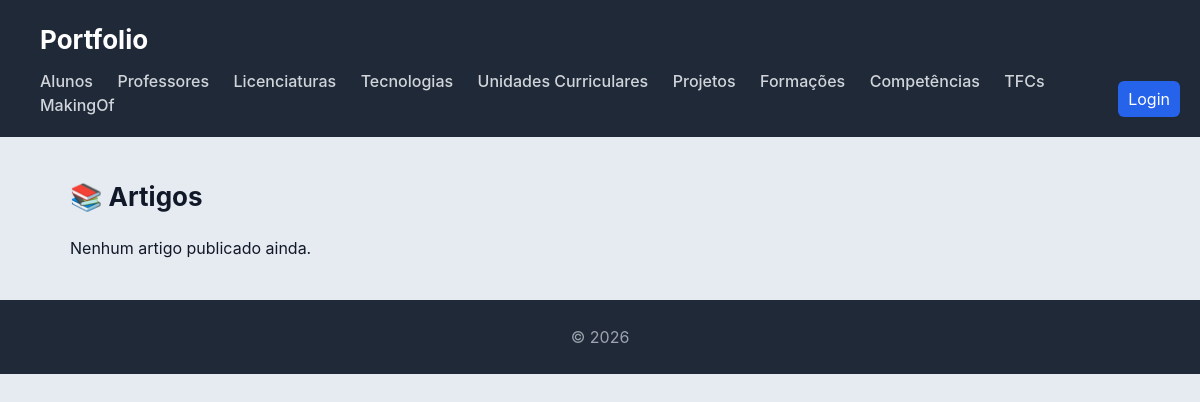
Page /artigos/ on the earlier database version.
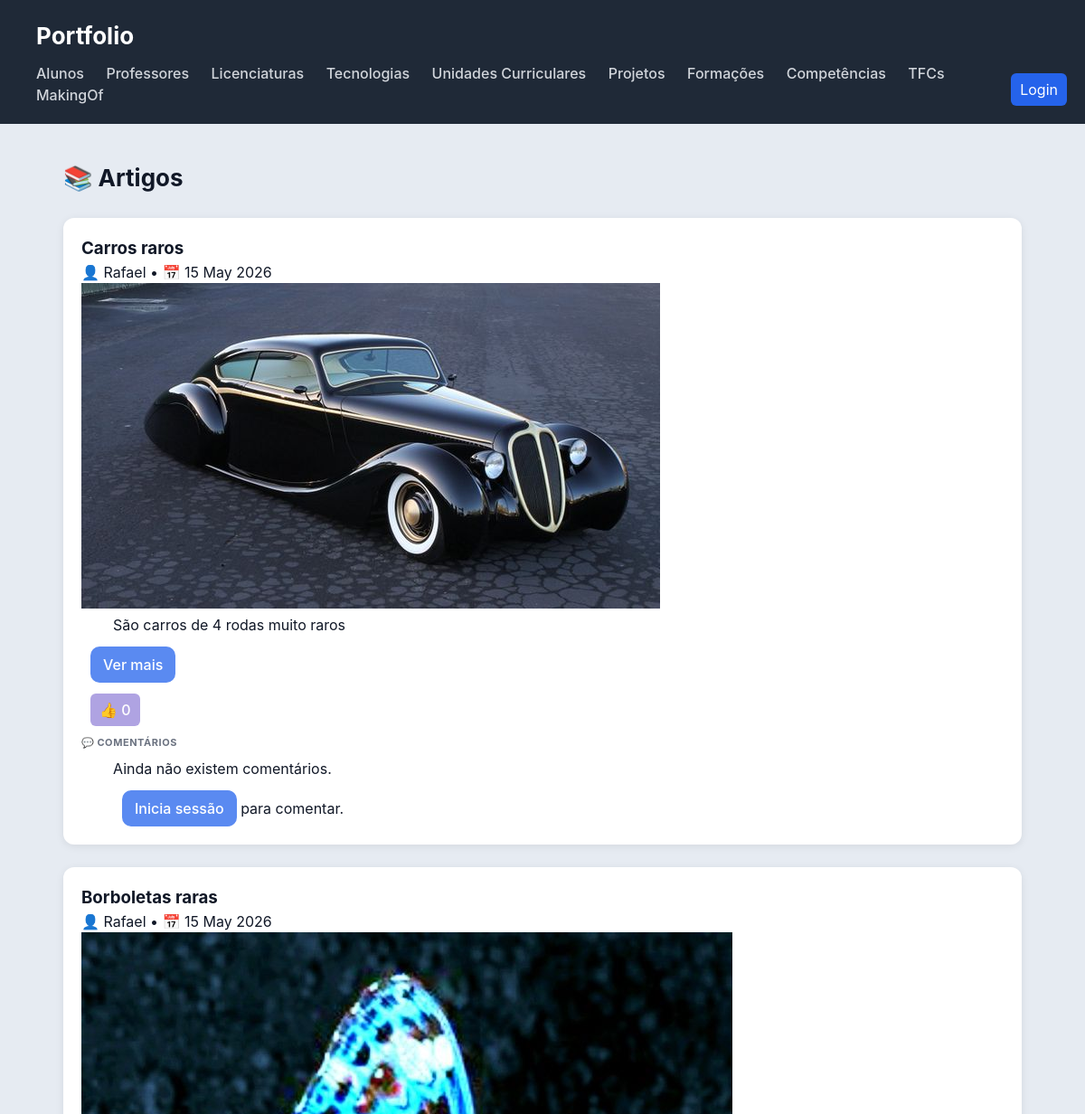
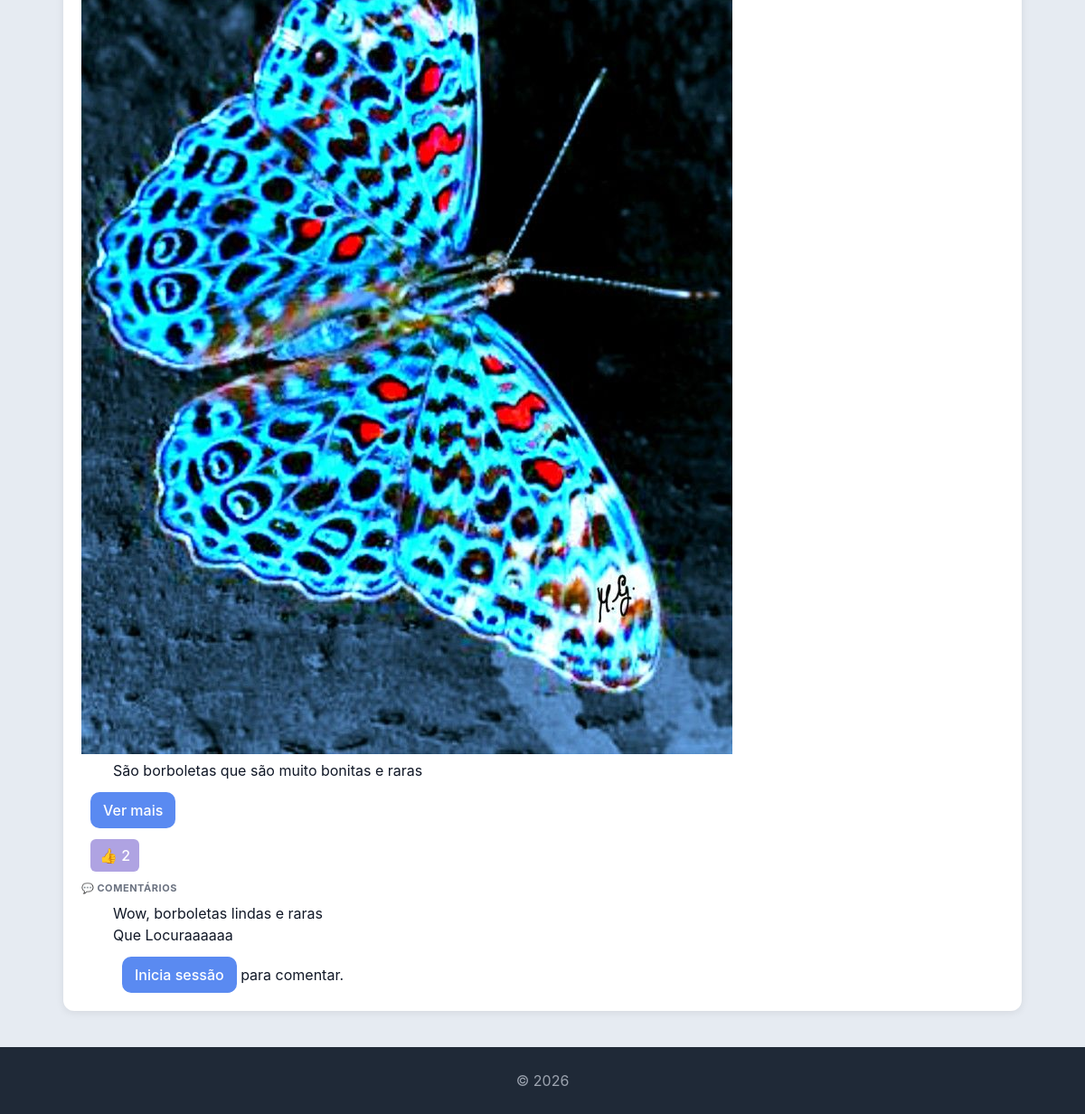
Same page on the later database version (2 pictures, top to bottom).
### artigos/models.py (models this page shows, shortened)
class Artigo(models.Model):
    titulo = models.CharField(max_length=200)
    texto = models.TextField()
    fotografia = models.ImageField(upload_to='artigos/', null=True, blank=True)
    link_externo = models.URLField(blank=True, null=True)
    data_criacao = models.DateTimeField(auto_now_add=True)
    autor = models.ForeignKey(User, on_delete=models.CASCADE)

class Comentario(models.Model):
    artigo = models.ForeignKey(Artigo, on_delete=models.CASCADE, related_name='comentarios')
    user = models.ForeignKey(User, on_delete=models.CASCADE)
    texto = models.TextField()
    data = models.DateTimeField(auto_now_add=True)

### artigos/views.py (the view)
# urls.py: path('', views.artigo_list, name='artigo_list'),
def artigo_list(request):
    artigos = Artigo.objects.all().order_by('-data_criacao')
    return render(request, 'artigos/list.html', {
        'artigos': artigos,
        'is_autor': is_autor(request.user)
    })

### artigos/views.py (called while the page is built)
def is_autor(user):
    return user.is_authenticated and user.groups.filter(name='autores').exists()

### artigos/templates/artigos/list.html (shortened to what this page needs)
{% extends "portfolio/base.html" %}
{% load static %}
{% block content %}
<div class="artigos-container">
    <header class="artigos-header">
        <h2>📚 Artigos</h2>
    </header>
    {% for artigo in artigos %}
    <article class="artigo-card">
        <div class="artigo-topo">
            <h3 class="artigo-titulo">{{ artigo.titulo }}</h3>
            <div class="artigo-meta">
                <span>👤 {{ artigo.autor.username }}</span>
                <span>•</span>
                <span>📅 {{ artigo.data_criacao|date:"d M Y" }}</span>
            </div>
        </div>
        {% if artigo.fotografia %}
            <div class="artigo-imagem">
                <img src="{{ artigo.fotografia.url }}" alt="{{ artigo.titulo }}">
            </div>
        {% endif %}
        <div class="artigo-texto">
            <p>{{ artigo.texto|truncatewords:35 }}</p>
        </div>
        {% if artigo.link_externo %}
            <a href="{{ artigo.link_externo }}" target="_blank" class="artigo-link">
                Ver mais
            </a>
        {% endif %}
        <div class="artigo-acoes">
            <a href="{% url 'like_artigo' artigo.pk %}" class="btn-like">
                👍 {{ artigo.likes.count }}
            </a>
        </div>
        <section class="artigo-comentarios">
            <h4>💬 Comentários</h4>
            {% for c in artigo.comentarios.all %}
                <div class="comentario">
                    <p>{{ c.texto }}</p>
                </div>
            {% empty %}
                <p class="sem-comentarios">Ainda não existem comentários.</p>
            {% endfor %}
            {% if user.is_authenticated %}
                <form method="post" action="{% url 'comentar' artigo.pk %}" class="comentario-form">
                    {% csrf_token %}
                    <input type="text" name="texto" placeholder="Escreve um comentário..." required>
                    <button type="submit">Comentar</button>
                </form>
            {% else %}
                <p class="login-msg">
                    <a href="{% url 'login' %}">Inicia sessão</a> para comentar.
                </p>
            {% endif %}
        </section>
    </article>
    {% empty %}
        <div class="sem-artigos">
            <p>Nenhum artigo publicado ainda.</p>
        </div>
    {% endfor %}
</div>
{% endblock %}

Differences in the rows shown:
added Artigo: titulo "Carros raros", autor.username "Rafael", data_criacao "15 May 2026", fotografia (picture), texto "São carros de 4 rodas muito raros", likes.count "0"
added Artigo: titulo "Borboletas raras", autor.username "Rafael", data_criacao "15 May 2026", fotografia (picture), texto "São borboletas que são muito bonitas e raras", likes.count "2"
added Comentario: texto "Wow, borboletas lindas e raras"
added Comentario: texto "Que Locuraaaaaa"
Other differences:
text no longer shown: "Nenhum artigo publicado ainda."
